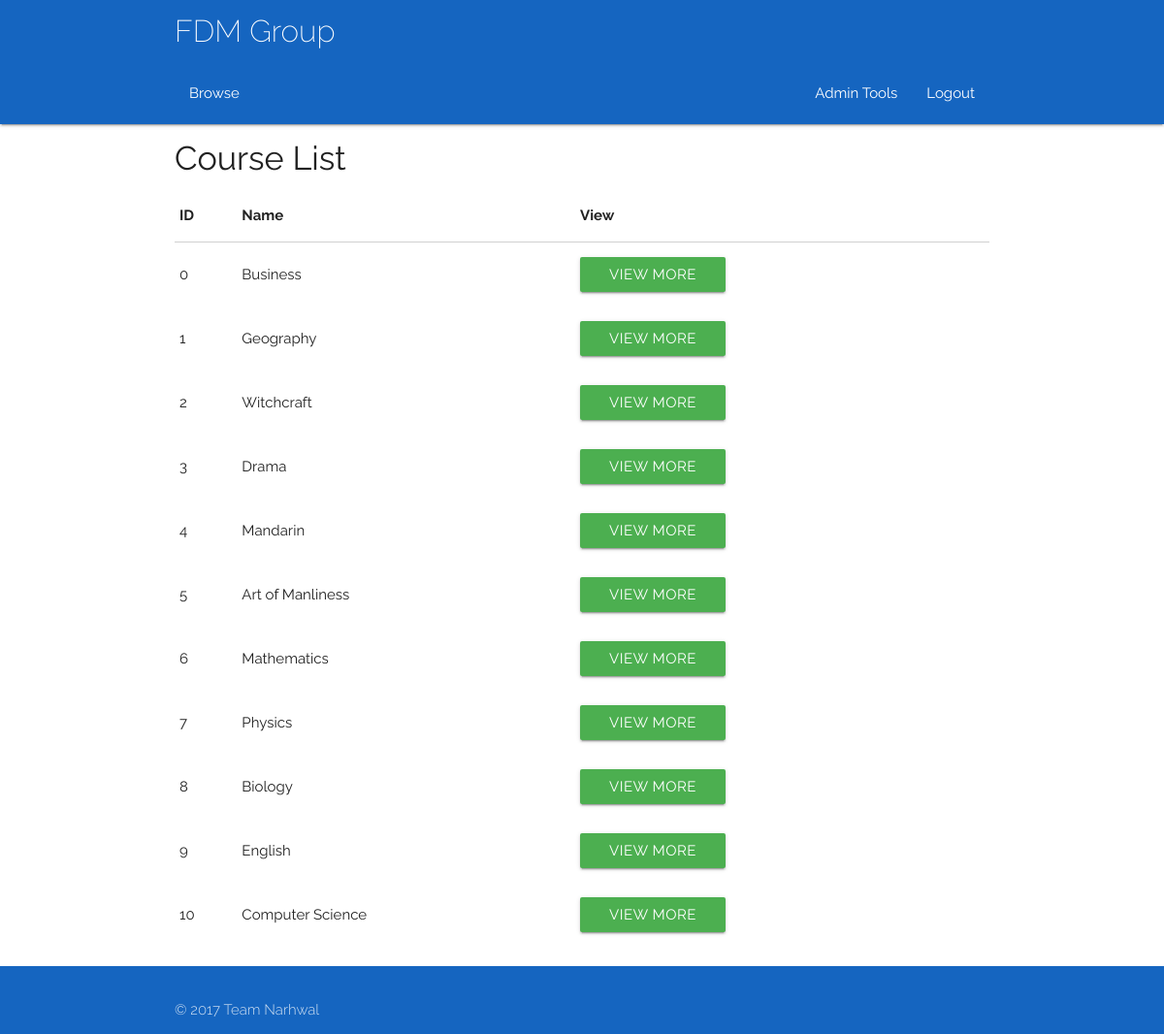
Page /courses (signed in) on the committed database.
### app/models.py (models this page shows)
class Course(db.Model):
	__tablename__ = 'Course'
	courseID = db.Column(db.Integer, primary_key = True)
	title = db.Column(db.String(100))
	description = db.Column(db.String(100))

### app/views.py (the view)
@app.route('/courses')
@login_required
def courseList():
    if current_user.type != 'Admin':
        abort(403)
    courseList = courses()
    return render_template('courses.html', title='Trainer List', courseList=courseList)

### app/views.py (called while the page is built)
@login_manager.user_loader
def load_user(id):
    return models.User.query.get(id)

### queries.py (called while the page is built)
def listConvert(x):
    if(x.count() == 1):
        x = x[0]
        return x
    else:
        y = []
    for i in x:
        y.append(i)
    return y

def courses(**kwargs):
    q = models.Course.query.filter_by(**kwargs)
    q = listConvert(q)
    return q

### app/templates/courses.html
{% extends "base.html" %} {% block content %}
<div class="container">
    <h4>Course List</h4>
    <div class="row">
        <div class="col s12">
            <table id="todo-table" class="responsive-table">
                <thead>
                    <tr>
                        <th>ID</th>
                        <th>Name</th>
                        <th>View</th>
                    </tr>
                </thead>
                <tbody>
                    {%- for item in courseList %}
                    <tr>
                        <td>{{ item.courseID }} </td>
                        <td>{{ item.title }}</td>
                        <td>
                            <a href="/course/{{item.courseID}}">
                                <button type="submit" href="/course/{{item.courseID}}" class="waves-effect waves-light btn green">View More</button></a>
                        </td>
                        <td>
                    </tr>
                    {%- endfor %}
                </tbody>
            </table>
        </div>
    </div>
</div>
{% endblock %}

### app/static/css/style.css (style rules this page uses)
html { font-family: 'Raleway', sans-serif; }
.Site { display: flex; min-height: 100vh; flex-direction: column; }

### rows in the picture
Course: courseID "0", title "Business"
Course: courseID "1", title "Geography"
Course: courseID "2", title "Witchcraft"
Course: courseID "3", title "Drama"
Course: courseID "4", title "Mandarin"
Course: courseID "5", title "Art of Manliness"
Course: courseID "6", title "Mathematics"
Course: courseID "7", title "Physics"
Course: courseID "8", title "Biology"
Course: courseID "9", title "English"
Course: courseID "10", title "Computer Science"
